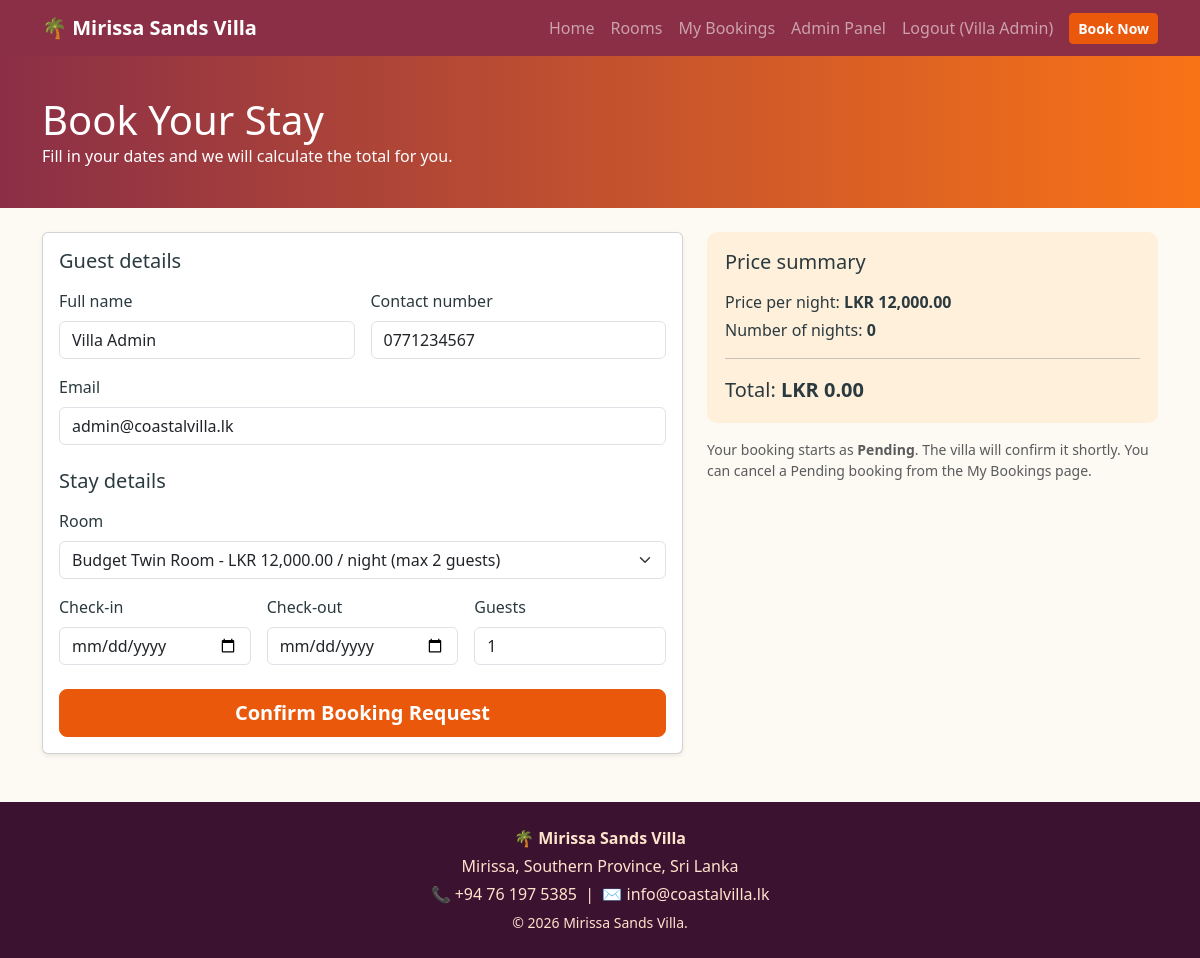
Page /book.php (signed in) on the committed database.
### tables this page shows
CREATE TABLE IF NOT EXISTS users (
    user_id        INT AUTO_INCREMENT PRIMARY KEY,
    name           VARCHAR(100) NOT NULL,
    email          VARCHAR(100) NOT NULL UNIQUE,
    contact_number VARCHAR(20)  NOT NULL,
    password       VARCHAR(255) NOT NULL,
    role           ENUM('guest', 'admin') NOT NULL DEFAULT 'guest'
);

### book.php (the view, shortened to what this page needs)
<?php
require_once 'db.php';
$user_id = $_SESSION['user_id'];
$stmt = mysqli_prepare($conn, "SELECT name, email, contact_number FROM users WHERE user_id = ?");
mysqli_stmt_bind_param($stmt, "i", $user_id);
mysqli_stmt_execute($stmt);
$user_result = mysqli_stmt_get_result($stmt);
$user = mysqli_fetch_assoc($user_result);
$rooms_result = mysqli_query($conn, "SELECT * FROM rooms WHERE room_status = 'available' ORDER BY price_per_night");
$selected_room = isset($_GET['room_id']) ? (int)$_GET['room_id'] : 0;
$check_in      = isset($_GET['check_in'])  ? htmlspecialchars($_GET['check_in'])  : "";
$check_out     = isset($_GET['check_out']) ? htmlspecialchars($_GET['check_out']) : "";
$guests        = isset($_GET['guests']) && ctype_digit($_GET['guests']) ? (int)$_GET['guests'] : 1;
include 'includes/header.php';
?>
<section class="page-banner">
    <div class="container">
        <h1 class="mb-0">Book Your Stay</h1>
        <p class="mb-0">Fill in your dates and we will calculate the total for you.</p>
    </div>
</section>
<div class="container my-4">
    <div class="row g-4">
        <div class="col-lg-7">
            <form id="booking_form" method="post" action="process_booking.php" class="card card-body shadow-sm">
                <h5 class="mb-3">Guest details</h5>
                <div class="row g-3 mb-4">
                    <div class="col-md-6">
                        <label class="form-label">Full name</label>
                        <input type="text" class="form-control" value="<?php echo htmlspecialchars($user['name']); ?>" readonly>
                    </div>
                    <div class="col-md-6">
                        <label class="form-label">Contact number</label>
                        <input type="text" class="form-control" value="<?php echo htmlspecialchars($user['contact_number']); ?>" readonly>
                    </div>
                    <div class="col-12">
                        <label class="form-label">Email</label>
                        <input type="text" class="form-control" value="<?php echo htmlspecialchars($user['email']); ?>" readonly>
                    </div>
                </div>
                <h5 class="mb-3">Stay details</h5>
                <div class="row g-3">
                    <div class="col-12">
                        <label for="room_id" class="form-label">Room</label>
                        <select class="form-select" id="room_id" name="room_id" required>
                            <?php while ($room = mysqli_fetch_assoc($rooms_result)) { ?>
                                <option value="<?php echo (int)$room['room_id']; ?>"
                                        data-price="<?php echo $room['price_per_night']; ?>"
                                        data-max="<?php echo (int)$room['max_guests']; ?>"
                                        <?php if ($room['room_id'] == $selected_room) echo 'selected'; ?>>
                                    <?php echo htmlspecialchars($room['room_name']); ?>
                                    - LKR <?php echo number_format($room['price_per_night'], 2); ?> / night
                                </option>
                            <?php } ?>
                        </select>
                    </div>
                    <div class="col-md-4">
                        <label for="check_in" class="form-label">Check-in</label>
                        <input type="date" class="form-control" id="check_in" name="check_in"
                               value="<?php echo $check_in; ?>" required>
                    </div>
                    <div class="col-md-4">
                        <label for="check_out" class="form-label">Check-out</label>
                        <input type="date" class="form-control" id="check_out" name="check_out"
                               value="<?php echo $check_out; ?>" required>
                    </div>
                    <div class="col-md-4">
                        <label for="guests" class="form-label">Guests</label>
                        <input type="number" class="form-control" id="guests" name="guests"
                               min="1" value="<?php echo $guests; ?>" required>
                    </div>
                </div>
                <button type="submit" class="btn btn-coral btn-lg mt-4">Confirm Booking Request</button>
            </form>
        </div>
        <div class="col-lg-5">
            <div class="total-box">
                <h5 class="mb-3">Price summary</h5>
                <p class="mb-1">Price per night: <strong id="price_display">LKR 0.00</strong></p>
                <p class="mb-1">Number of nights: <strong id="nights_display">0</strong></p>
                <hr>
                <p class="mb-0 fs-5">Total: <strong id="total_display">LKR 0.00</strong></p>
            </div>
            <p class="small text-muted mt-3">
                Your booking starts as <strong>Pending</strong>. The villa will confirm it shortly.
                You can cancel a Pending booking from the My Bookings page.
            </p>
        </div>
    </div>
</div>
<?php include 'includes/footer.php'; ?>

### css/style.css (style rules this page uses)
:root { --ocean: #8b2f47; --ocean-dark: #3b1230; --sand: #fff0dc; --coral: #ea580c; }
body { background-color: #fdfaf4; color: #2b3a3f; }
.btn-coral { background-color: var(--coral); border-color: var(--coral); color: #fff; font-weight: 600; }
.page-banner { background: linear-gradient(90deg, #8b2f47, #f97316); color: #fff; padding: 40px 0; }
.total-box { background-color: var(--sand); border-radius: 10px; padding: 18px; }

### rows in the picture
users: name "Villa Admin", contact_number "0771234567", email "admin@coastalvilla.lk"

### other values in the picture
$_SESSION['name'] "Villa Admin"
form field room_id "Budget Twin Room - LKR 12,000.00 / night (max 2 guests)"
